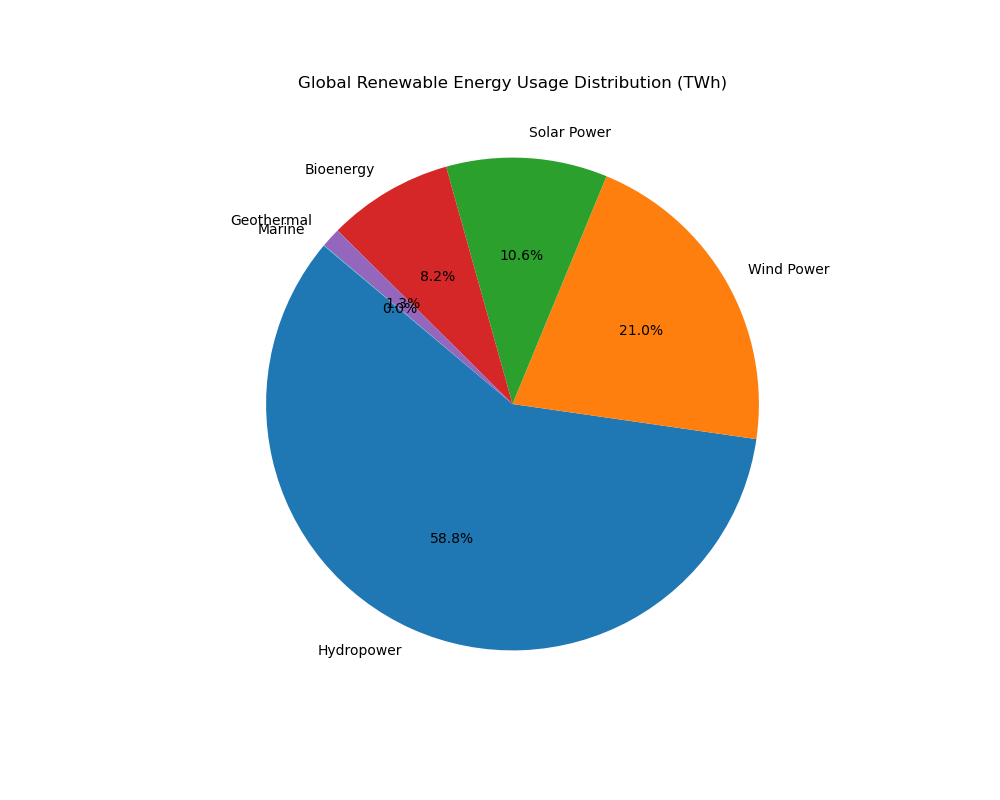

Generate this figure with Python:

import seaborn as sns
import matplotlib.pyplot as plt
import pandas as pd

# Data for the pie chart
data = {
    'Energy Source': ['Hydropower', 'Wind Power', 'Solar Power', 'Bioenergy', 'Geothermal', 'Marine'],
    'Energy Usage (TWh)': [4006, 1433, 720, 560, 88, 2]
}

# Create DataFrame
df = pd.DataFrame(data)

# Plot Pie Chart
plt.figure(figsize=(10, 8))  # Adjusting the figure size
colors = ['#1f77b4', '#ff7f0e', '#2ca02c', '#d62728', '#9467bd', '#17becf']  # Specific color codes

plt.pie(df['Energy Usage (TWh)'], labels=df['Energy Source'], autopct='%1.1f%%', startangle=140, colors=colors)
plt.title('Global Renewable Energy Usage Distribution (TWh)')  # Updated chart topic and title
plt.show()
